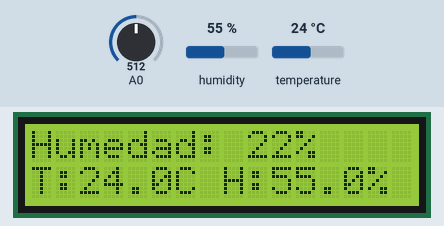
The sketch below on a simulated Arduino Uno, built with avr-gcc and run on an emulated ATmega328P. Parts: 16×2 character LCD. The inputs (shaded band) are chosen by the test bench; at power-on: A0 = 512, humidity 55 %, temperature 24 °C. What the sketch prints to the serial monitor is not drawn.

Above: at 1.2 s.
1.3 s: A0 set to 716
At 2.7 s:
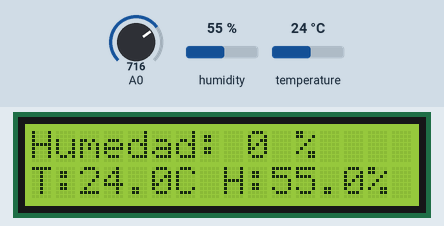
4.0 s: humidity set to 22 %
At 4.7 s:
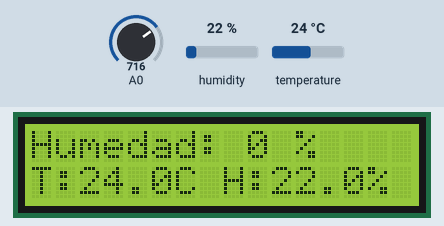
6.7 s: temperature set to 12 °C
At 8.7 s:
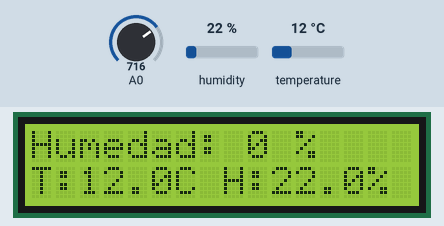
9.6 s: A0 set to 511
At 10.7 s:
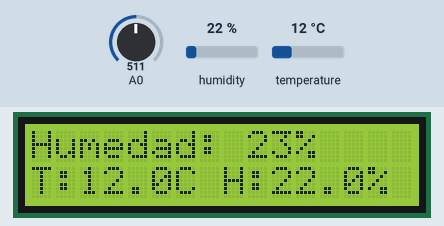
12.3 s: A0 set to 306
At 14.7 s:
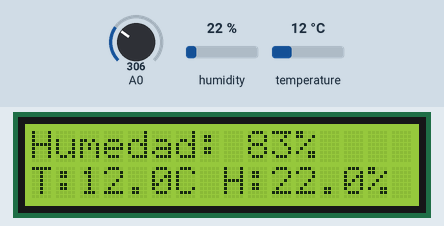
15.6 s: humidity set to 40 %
At 16.7 s:
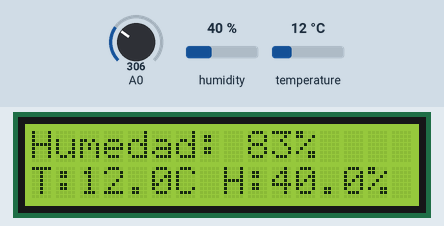
Timing chart, 0 to 18.6 s (numbered marks = the images above; inputs shaded):
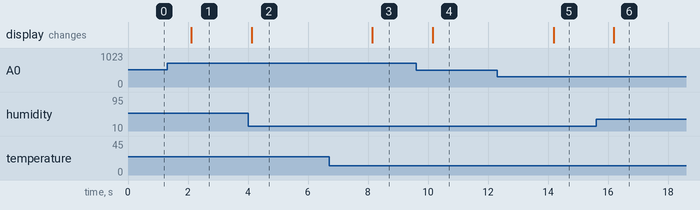

The sketch:

sketch_moisturelcd.ino
```cpp
#include <LiquidCrystal.h>
#include "DHT.h"

LiquidCrystal lcd(11, 12, 2, 3, 4, 5);

const int AirValue = 590;   //you need to replace this value with Value_1.
const int WaterValue = 250;  //you need to replace this value with Value_2.
int soilMoistureValue = 0;
int soilmoisturepercent = 0;

#define DHTPIN 6     // what pin we're connected to
#define DHTTYPE DHT22   // DHT22

DHT dht(DHTPIN, DHTTYPE); // Initialize DHT sensor for normal 16mhz Arduino

float hum;  //Stores humidity value
float temp; //Stores temperature value

void setup() {
  lcd.begin(16, 2);
  lcd.print("Moisture:");

  dht.begin();

  //Debug...
  Serial.begin(9600); // open serial port, set the baud rate to 9600 bps
  Serial.println("Reading from de Sensor...");
}


void loop() {
  soilMoistureValue = analogRead(A0);

  Serial.println(soilMoistureValue);
  soilmoisturepercent = map(soilMoistureValue, AirValue, WaterValue, 0, 100);

  //Read data and store it to variables hum and temp
  hum = dht.readHumidity();
  temp = dht.readTemperature();

  lcd.clear();
  lcd.setCursor(0, 0);
  lcd.print("Humedad: ");
  if (soilmoisturepercent >= 100)
  {
    Serial.println("temp Soil" + String(soilmoisturepercent) + "%");
    lcd.print("100 %");
  }
  else if (soilmoisturepercent <= 0)
  {
    Serial.println("temp Soil" + String(soilmoisturepercent) + "%");
    lcd.print("0 %");
  }
  else if (soilmoisturepercent > 0 && soilmoisturepercent < 100)
  {
    Serial.print("temp Soil" + soilmoisturepercent);
    Serial.println("%");
    lcd.print(String(soilmoisturepercent) + String("%"));
  }

  Serial.println("humidity Sensor " + String(hum) + "%");
  Serial.println("temp Sensor " + String(temp) + "ºC");
  lcd.setCursor(0, 1);
  lcd.print("T:" + String(temp, 1) + "C" + " H:" + String(hum, 1) + "%");
  delay(2000);  // wait 2 seconds until next reading.
}
```

Measured:
- after the input at 1.3 s, the display: changes after 0.81 s (image 1)
- after the input at 4.0 s, the display: changes after 0.12 s (image 2)
- after the input at 6.7 s, the display: changes after 1.4 s (image 3)
- after the input at 9.6 s, the display: changes after 0.56 s (image 4)
- after the input at 12.3 s, the display: changes after 1.9 s (image 5)
- after the input at 15.6 s, the display: changes after 0.60 s (image 6)
